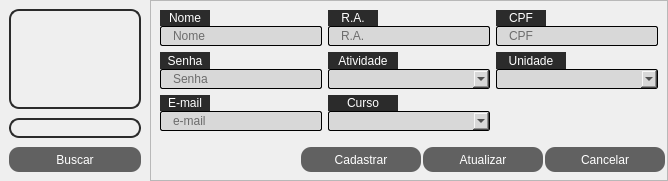
           <widget class="QFrame" name="frame">
            <property name="frameShape">
             <enum>QFrame::NoFrame</enum>
            </property>
            <property name="frameShadow">
             <enum>QFrame::Raised</enum>
            </property>
            <layout class="QHBoxLayout" name="horizontalLayout_4">
             <property name="spacing">
              <number>0</number>
             </property>
             <property name="leftMargin">
              <number>0</number>
             </property>
             <property name="topMargin">
              <number>0</number>
             </property>
             <property name="rightMargin">
              <number>0</number>
             </property>
             <property name="bottomMargin">
              <number>0</number>
             </property>
             <item>
              <widget class="QFrame" name="frame_5">
               <property name="frameShape">
                <enum>QFrame::NoFrame</enum>
               </property>
               <property name="frameShadow">
                <enum>QFrame::Raised</enum>
               </property>
               <layout class="QHBoxLayout" name="horizontalLayout_6">
                <property name="spacing">
                 <number>0</number>
                </property>
                <property name="leftMargin">
                 <number>0</number>
                </property>
                <property name="topMargin">
                 <number>0</number>
                </property>
                <property name="rightMargin">
                 <number>0</number>
                </property>
                <property name="bottomMargin">
                 <number>0</number>
                </property>
                <item>
                 <widget class="QFrame" name="frame_3">
                  <property name="minimumSize">
                   <size>
                    <width>150</width>
                    <height>0</height>
                   </size>
                  </property>
                  <property name="maximumSize">
                   <size>
                    <width>150</width>
                    <height>16777215</height>
                   </size>
                  </property>
                  <property name="sizeIncrement">
                   <size>
                    <width>1</width>
                    <height>0</height>
                   </size>
                  </property>
                  <property name="frameShape">
                   <enum>QFrame::NoFrame</enum>
                  </property>
                  <property name="frameShadow">
                   <enum>QFrame::Raised</enum>
                  </property>
                  <layout class="QGridLayout" name="gridLayout_2">
                   <property name="leftMargin">
                    <number>9</number>
                   </property>
                   <property name="topMargin">
                    <number>9</number>
                   </property>
                   <property name="rightMargin">
                    <number>9</number>
                   </property>
                   <property name="bottomMargin">
                    <number>9</number>
                   </property>
                   <property name="spacing">
                    <number>9</number>
                   </property>
                   <item row="0" column="0">
                    <layout class="QVBoxLayout" name="verticalLayout_3">
                     <item>
                      <widget class="QLabel" name="Labelimg">
                       <property name="minimumSize">
                        <size>
                         <width>95</width>
                         <height>100</height>
                        </size>
                       </property>
                       <property name="styleSheet">
                        <string notr="true">border:2px solid rgb(43, 43, 43);
border-radius: 10px;</string>
                       </property>
                       <property name="text">
                        <string/>
                       </property>
                      </widget>
                     </item>
                     <item>
                      <widget class="QLabel" name="ImgSrc">
                       <property name="minimumSize">
                        <size>
                         <width>100</width>
                         <height>20</height>
                        </size>
                       </property>
                       <property name="styleSheet">
                        <string notr="true">border:2px solid rgb(43, 43, 43);
color: rgb(255, 255, 255);
border-radius: 10px;</string>
                       </property>
                       <property name="text">
                        <string/>
                       </property>
                      </widget>
                     </item>
                     <item>
                      <widget class="QPushButton" name="btnBuscar">
                       <property name="minimumSize">
                        <size>
                         <width>60</width>
                         <height>25</height>
                        </size>
                       </property>
                       <property name="styleSheet">
                        <string notr="true">QPushButton{
background-image: url(:/img/img/cam.png);
background-position: left;
background-repeat: no-repeat;
color: rgb(255, 255, 255);
border-radius: 10px;
background-color: rgb(97, 97, 97);
text-align: center;
}
QPushButton:hover{
color: rgb(255, 255, 255);
border-radius: 10px;
background-color: rgb(43, 43, 43);
	
}</string>
                       </property>
                       <property name="text">
                        <string>Buscar</string>
                       </property>
                      </widget>
                     </item>
                    </layout>
                   </item>
                  </layout>
                 </widget>
                </item>
                <item>
                 <widget class="QFrame" name="frame_6">
                  <property name="frameShape">
                   <enum>QFrame::StyledPanel</enum>
                  </property>
                  <property name="frameShadow">
                   <enum>QFrame::Raised</enum>
                  </property>
                  <layout class="QVBoxLayout" name="verticalLayout_11">
                   <property name="spacing">
                    <number>0</number>
                   </property>
                   <property name="leftMargin">
                    <number>0</number>
                   </property>
                   <property name="topMargin">
                    <number>0</number>
                   </property>
                   <property name="rightMargin">
                    <number>0</number>
                   </property>
                   <property name="bottomMargin">
                    <number>0</number>
                   </property>
                   <item>
                    <widget class="QFrame" name="frame_7">
                     <property name="frameShape">
                      <enum>QFrame::NoFrame</enum>
                     </property>
                     <property name="frameShadow">
                      <enum>QFrame::Raised</enum>
                     </property>
                     <layout class="QVBoxLayout" name="verticalLayout_12">
                      <item>
                       <layout class="QGridLayout" name="gridLayout">
                        <item row="0" column="0">
                         <layout class="QVBoxLayout" name="verticalLayout_4">
                          <property name="spacing">
                           <number>0</number>
                          </property>
                          <item>
                           <widget class="QLabel" name="Nome">
                            <property name="maximumSize">
                             <size>
                              <width>50</width>
                              <height>20</height>
                             </size>
                            </property>
                            <property name="styleSheet">
                             <string notr="true">color: rgb(255, 255, 255);
background-color: rgb(43, 43, 43);
font: 87 8pt &quot;Arial Black&quot;;
</string>
                            </property>
                            <property name="text">
                             <string>Nome</string>
                            </property>
                            <property name="alignment">
                             <set>Qt::AlignCenter</set>
                            </property>
                           </widget>
                          </item>
                          <item>
                           <widget class="QLineEdit" name="lineEdit_Nome">
                            <property name="minimumSize">
                             <size>
                              <width>150</width>
                              <height>20</height>
                             </size>
                            </property>
                            <property name="styleSheet">
                             <string notr="true">QLineEdit{
background-color: rgb(216, 216, 216);
border-radius: 2px;
padding: 0px 10px;
border: 1px solid  rgb(0, 0, 0);
}

QLineEdit:hover{
border: 1px solid  rgb(33, 122, 255);
}</string>
                            </property>
                            <property name="placeholderText">
                             <string>Nome</string>
                            </property>
                           </widget>
                          </item>
                         </layout>
                        </item>
                        <item row="0" column="1">
                         <layout class="QVBoxLayout" name="verticalLayout_7">
                          <property name="spacing">
                           <number>0</number>
                          </property>
                          <item>
                           <widget class="QLabel" name="Login">
                            <property name="minimumSize">
                             <size>
                              <width>0</width>
                              <height>0</height>
                             </size>
                            </property>
                            <property name="maximumSize">
                             <size>
                              <width>50</width>
                              <height>20</height>
                             </size>
                            </property>
                            <property name="styleSheet">
                             <string notr="true">color: rgb(255, 255, 255);
background-color: rgb(43, 43, 43);
font: 87 8pt &quot;Arial Black&quot;;
</string>
                            </property>
                            <property name="text">
                             <string>R.A.</string>
                            </property>
                            <property name="alignment">
                             <set>Qt::AlignCenter</set>
                            </property>
                           </widget>
                          </item>
                          <item>
                           <widget class="QLineEdit" name="lineEdit_Login">
                            <property name="minimumSize">
                             <size>
                              <width>150</width>
                              <height>20</height>
                             </size>
                            </property>
                            <property name="styleSheet">
                             <string notr="true">QLineEdit{
background-color: rgb(216, 216, 216);
border-radius: 2px;
padding: 0px 10px;
border: 1px solid  rgb(0, 0, 0);
}

QLineEdit:hover{
border: 1px solid  rgb(33, 122, 255);
}</string>
                            </property>
                            <property name="placeholderText">
                             <string>R.A.</string>
                            </property>
                           </widget>
                          </item>
                         </layout>
                        </item>
                        <item row="0" column="2">
                         <layout class="QVBoxLayout" name="verticalLayout_10">
                          <property name="spacing">
                           <number>0</number>
                          </property>
                          <item>
                           <widget class="QLabel" name="label_CPF">
                            <property name="maximumSize">
                             <size>
                              <width>50</width>
                              <height>20</height>
                             </size>
                            </property>
                            <property name="styleSheet">
                             <string notr="true">color: rgb(255, 255, 255);
background-color: rgb(43, 43, 43);
font: 87 8pt &quot;Arial Black&quot;;
</string>
                            </property>
                            <property name="text">
                             <string>CPF</string>
                            </property>
                            <property name="alignment">
                             <set>Qt::AlignCenter</set>
                            </property>
                           </widget>
                          </item>
                          <item>
                           <widget class="QLineEdit" name="lineEdit_CPF">
                            <property name="minimumSize">
                             <size>
                              <width>150</width>
                              <height>20</height>
                             </size>
                            </property>
                            <property name="styleSheet">
                             <string notr="true">QLineEdit{
background-color: rgb(216, 216, 216);
border-radius: 2px;
padding: 0px 10px;
border: 1px solid  rgb(0, 0, 0);
}

QLineEdit:hover{
border: 1px solid  rgb(33, 122, 255);
}</string>
                            </property>
                            <property name="placeholderText">
                             <string>CPF</string>
                            </property>
                           </widget>
                          </item>
                         </layout>
                        </item>
                        <item row="1" column="0">
                         <layout class="QVBoxLayout" name="verticalLayout_5">
                          <property name="spacing">
                           <number>0</number>
                          </property>
                          <item>
                           <widget class="QLabel" name="Senha">
                            <property name="minimumSize">
                             <size>
                              <width>0</width>
                              <height>0</height>
                             </size>
                            </property>
                            <property name="maximumSize">
                             <size>
                              <width>50</width>
                              <height>20</height>
                             </size>
                            </property>
                            <property name="styleSheet">
                             <string notr="true">color: rgb(255, 255, 255);
background-color: rgb(43, 43, 43);
font: 87 8pt &quot;Arial Black&quot;;
</string>
                            </property>
                            <property name="text">
                             <string>Senha</string>
                            </property>
                            <property name="alignment">
                             <set>Qt::AlignCenter</set>
                            </property>
                           </widget>
                          </item>
                          <item>
                           <widget class="QLineEdit" name="lineEdit_Senha">
                            <property name="minimumSize">
                             <size>
                              <width>150</width>
                              <height>20</height>
                             </size>
                            </property>
                            <property name="styleSheet">
                             <string notr="true">QLineEdit{
background-color: rgb(216, 216, 216);
border-radius: 2px;
padding: 0px 10px;
border: 1px solid  rgb(0, 0, 0);
}

QLineEdit:hover{
border: 1px solid  rgb(33, 122, 255);
}</string>
                            </property>
                            <property name="echoMode">
                             <enum>QLineEdit::Password</enum>
                            </property>
                            <property name="placeholderText">
                             <string>Senha</string>
                            </property>
                           </widget>
                          </item>
                         </layout>
                        </item>
                        <item row="1" column="1">
                         <layout class="QVBoxLayout" name="verticalLayout_8">
                          <property name="spacing">
                           <number>0</number>
                          </property>
                          <item>
                           <widget class="QLabel" name="Atividade">
                            <property name="minimumSize">
                             <size>
                              <width>0</width>
                              <height>0</height>
                             </size>
                            </property>
                            <property name="maximumSize">
                             <size>
                              <width>70</width>
                              <height>20</height>
                             </size>
                            </property>
                            <property name="styleSheet">
                             <string notr="true">color: rgb(255, 255, 255);
background-color: rgb(43, 43, 43);
font: 87 8pt &quot;Arial Black&quot;;
</string>
                            </property>
                            <property name="text">
                             <string>Atividade</string>
                            </property>
                            <property name="alignment">
                             <set>Qt::AlignCenter</set>
                            </property>
                           </widget>
                          </item>
                          <item>
                           <widget class="QComboBox" name="comboBox_Atividade">
                            <property name="minimumSize">
                             <size>
                              <width>150</width>
                              <height>20</height>
                             </size>
                            </property>
                            <property name="styleSheet">
                             <string notr="true">

QComboBox{
background-color: rgb(216, 216, 216);
border-radius: 2px;
padding: 0px 10px;
border: 1px solid  rgb(0, 0, 0);
}

QComboBox:hover{
border: 1px solid  rgb(33, 122, 255);
}</string>
                            </property>
                           </widget>
                          </item>
                         </layout>
                        </item>
                        <item row="2" column="0">
                         <layout class="QVBoxLayout" name="verticalLayout_6">
                          <property name="spacing">
                           <number>0</number>
                          </property>
                          <item>
                           <widget class="QLabel" name="Email">
                            <property name="minimumSize">
                             <size>
                              <width>0</width>
                              <height>0</height>
                             </size>
                            </property>
                            <property name="maximumSize">
                             <size>
                              <width>50</width>
                              <height>20</height>
                             </size>
                            </property>
                            <property name="styleSheet">
                             <string notr="true">color: rgb(255, 255, 255);
background-color: rgb(43, 43, 43);
font: 87 8pt &quot;Arial Black&quot;;
</string>
                            </property>
                            <property name="text">
                             <string>E-mail</string>
                            </property>
                            <property name="alignment">
                             <set>Qt::AlignCenter</set>
                            </property>
                           </widget>
                          </item>
                          <item>
                           <widget class="QLineEdit" name="lineEdit_Email">
                            <property name="minimumSize">
                             <size>
                              <width>150</width>
                              <height>20</height>
                             </size>
                            </property>
                            <property name="styleSheet">
                             <string notr="true">QLineEdit{
background-color: rgb(216, 216, 216);
border-radius: 2px;
padding: 0px 10px;
border: 1px solid  rgb(0, 0, 0);
}

QLineEdit:hover{
border: 1px solid  rgb(33, 122, 255);
}</string>
                            </property>
                            <property name="placeholderText">
                             <string>e-mail</string>
                            </property>
                           </widget>
                          </item>
                         </layout>
                        </item>
                        <item row="2" column="1">
                         <layout class="QVBoxLayout" name="verticalLayout_15">
                          <property name="spacing">
                           <number>0</number>
                          </property>
                          <item>
                           <widget class="QLabel" name="Atividade_curso">
                            <property name="minimumSize">
                             <size>
                              <width>0</width>
                              <height>0</height>
                             </size>
                            </property>
                            <property name="maximumSize">
                             <size>
                              <width>70</width>
                              <height>20</height>
                             </size>
                            </property>
                            <property name="styleSheet">
                             <string notr="true">color: rgb(255, 255, 255);
background-color: rgb(43, 43, 43);
font: 87 8pt &quot;Arial Black&quot;;
</string>
                            </property>
                            <property name="text">
                             <string>Curso</string>
                            </property>
                            <property name="alignment">
                             <set>Qt::AlignCenter</set>
                            </property>
                           </widget>
                          </item>
                          <item>
                           <widget class="QComboBox" name="comboBox_curso">
                            <property name="minimumSize">
                             <size>
                              <width>150</width>
                              <height>20</height>
                             </size>
                            </property>
                            <property name="styleSheet">
                             <string notr="true">

QComboBox{
background-color: rgb(216, 216, 216);
border-radius: 2px;
padding: 0px 10px;
border: 1px solid  rgb(0, 0, 0);
}

QComboBox:hover{
border: 1px solid  rgb(33, 122, 255);
}</string>
                            </property>
                           </widget>
                          </item>
                         </layout>
                        </item>
                        <item row="1" column="2">
                         <layout class="QVBoxLayout" name="verticalLayout_9">
                          <property name="spacing">
                           <number>0</number>
                          </property>
                          <item>
                           <widget class="QLabel" name="Atividade_2">
                            <property name="minimumSize">
                             <size>
                              <width>0</width>
                              <height>0</height>
                             </size>
                            </property>
                            <property name="maximumSize">
                             <size>
                              <width>70</width>
                              <height>20</height>
                             </size>
                            </property>
                            <property name="styleSheet">
                             <string notr="true">color: rgb(255, 255, 255);
background-color: rgb(43, 43, 43);
font: 87 8pt &quot;Arial Black&quot;;
</string>
                            </property>
                            <property name="text">
                             <string>Unidade</string>
                            </property>
                            <property name="alignment">
                             <set>Qt::AlignCenter</set>
                            </property>
                           </widget>
                          </item>
                          <item>
                           <widget class="QComboBox" name="comboBox_Atividade_2">
                            <property name="minimumSize">
                             <size>
                              <width>150</width>
                              <height>20</height>
                             </size>
                            </property>
                            <property name="styleSheet">
                             <string notr="true">

QComboBox{
background-color: rgb(216, 216, 216);
border-radius: 2px;
padding: 0px 10px;
border: 1px solid  rgb(0, 0, 0);
}

QComboBox:hover{
border: 1px solid  rgb(33, 122, 255);
}</string>
                            </property>
                           </widget>
                          </item>
                         </layout>
                        </item>
                       </layout>
                      </item>
                     </layout>
                    </widget>
                   </item>
                   <item>
                    <widget class="QFrame" name="frame_8">
                     <property name="maximumSize">
                      <size>
                       <width>16777215</width>
                       <height>40</height>
                      </size>
                     </property>
                     <property name="frameShape">
                      <enum>QFrame::NoFrame</enum>
                     </property>
                     <property name="frameShadow">
                      <enum>QFrame::Raised</enum>
                     </property>
                     <layout class="QHBoxLayout" name="horizontalLayout_7">
                      <property name="spacing">
                       <number>0</number>
                      </property>
                      <property name="leftMargin">
                       <number>0</number>
                      </property>
                      <property name="topMargin">
                       <number>0</number>
                      </property>
                      <property name="rightMargin">
                       <number>2</number>
                      </property>
                      <property name="bottomMargin">
                       <number>0</number>
                      </property>
                      <item>
                       <widget class="QFrame" name="frame_9">
                        <property name="minimumSize">
                         <size>
                          <width>150</width>
                          <height>0</height>
                         </size>
                        </property>
                        <property name="maximumSize">
                         <size>
                          <width>16777215</width>
                          <height>16777215</height>
                         </size>
                        </property>
                        <property name="frameShape">
                         <enum>QFrame::NoFrame</enum>
                        </property>
                        <property name="frameShadow">
                         <enum>QFrame::Raised</enum>
                        </property>
                       </widget>
                      </item>
                      <item>
                       <layout class="QHBoxLayout" name="horizontalLayout_5">
                        <property name="spacing">
                         <number>2</number>
                        </property>
                        <property name="leftMargin">
                         <number>0</number>
                        </property>
                        <item>
                         <widget class="QPushButton" name="pushButton_Cadastrar">
                          <property name="minimumSize">
                           <size>
                            <width>120</width>
                            <height>25</height>
                           </size>
                          </property>
                          <property name="maximumSize">
                           <size>
                            <width>120</width>
                            <height>16777215</height>
                           </size>
                          </property>
                          <property name="styleSheet">
                           <string notr="true">QPushButton{
background-image: url(:/img/img/cad.png);
background-position: left;
background-repeat: no-repeat;
color: rgb(255, 255, 255);
border-radius: 10px;
background-color: rgb(97, 97, 97);
text-align: center;
}
QPushButton:hover{
color: rgb(255, 255, 255);
border-radius: 10px;
background-color: rgb(43, 43, 43);
	
}</string>
                          </property>
                          <property name="text">
                           <string>Cadastrar</string>
                          </property>
                         </widget>
                        </item>
                        <item>
                         <widget class="QPushButton" name="pushButton_Atualizar">
                          <property name="minimumSize">
                           <size>
                            <width>120</width>
                            <height>25</height>
                           </size>
                          </property>
                          <property name="maximumSize">
                           <size>
                            <width>120</width>
                            <height>16777215</height>
                           </size>
                          </property>
                          <property name="styleSheet">
                           <string notr="true">QPushButton{
background-image: url(:/img/img/edit.png);
background-position: left;
background-repeat: no-repeat;
color: rgb(255, 255, 255);
border-radius: 10px;
background-color: rgb(97, 97, 97);
text-align: center;
}
QPushButton:hover{
color: rgb(255, 255, 255);
border-radius: 10px;
background-color: rgb(43, 43, 43);
	
}</string>
                          </property>
                          <property name="text">
                           <string>Atualizar</string>
                          </property>
                         </widget>
                        </item>
                        <item>
                         <widget class="QPushButton" name="pushButton_Cancelar">
                          <property name="minimumSize">
                           <size>
                            <width>120</width>
                            <height>25</height>
                           </size>
                          </property>
                          <property name="maximumSize">
                           <size>
                            <width>120</width>
                            <height>16777215</height>
                           </size>
                          </property>
                          <property name="styleSheet">
                           <string notr="true">QPushButton{
color: rgb(255, 255, 255);
border-radius: 10px;
background-color: rgb(97, 97, 97);
}
QPushButton:hover{
color: rgb(255, 255, 255);
border-radius: 10px;
background-color: rgb(43, 43, 43);
}</string>
                          </property>
                          <property name="text">
                           <string>Cancelar</string>
                          </property>
                         </widget>
                        </item>
                       </layout>
                      </item>
                     </layout>
                    </widget>
                   </item>
                  </layout>
                 </widget>
                </item>
               </layout>
              </widget>
             </item>
            </layout>
           </widget>
